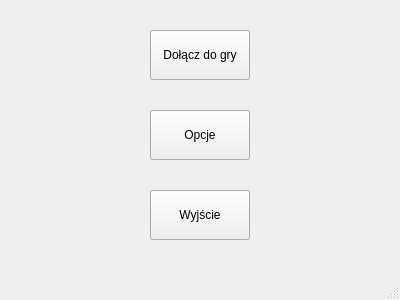
<?xml version="1.0" encoding="UTF-8"?>
<ui version="4.0">
 <class>MainWindow</class>
 <widget class="QMainWindow" name="MainWindow">
  <property name="geometry">
   <rect>
    <x>0</x>
    <y>0</y>
    <width>400</width>
    <height>300</height>
   </rect>
  </property>
  <property name="windowTitle">
   <string>MainWindow</string>
  </property>
  <widget class="QWidget" name="centralWidget">
   <widget class="QPushButton" name="joinToGameButton">
    <property name="geometry">
     <rect>
      <x>150</x>
      <y>30</y>
      <width>100</width>
      <height>50</height>
     </rect>
    </property>
    <property name="minimumSize">
     <size>
      <width>91</width>
      <height>0</height>
     </size>
    </property>
    <property name="text">
     <string>Dołącz do gry</string>
    </property>
   </widget>
   <widget class="QPushButton" name="pushButton_2">
    <property name="geometry">
     <rect>
      <x>150</x>
      <y>110</y>
      <width>100</width>
      <height>50</height>
     </rect>
    </property>
    <property name="text">
     <string>Opcje</string>
    </property>
   </widget>
   <widget class="QPushButton" name="exitButton">
    <property name="geometry">
     <rect>
      <x>150</x>
      <y>190</y>
      <width>100</width>
      <height>50</height>
     </rect>
    </property>
    <property name="text">
     <string>Wyjście</string>
    </property>
   </widget>
  </widget>
  <widget class="QStatusBar" name="statusBar"/>
 </widget>
 <layoutdefault spacing="6" margin="11"/>
 <resources/>
 <connections/>
</ui>
